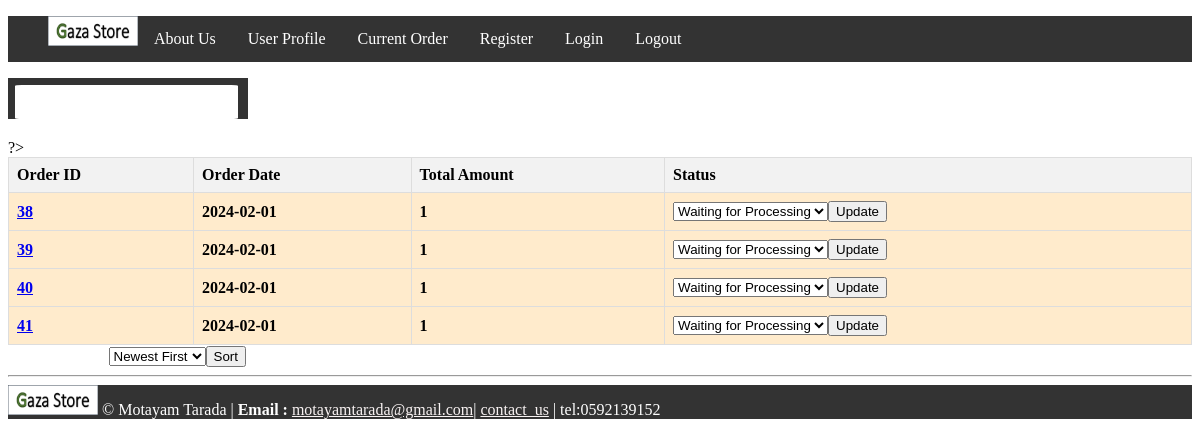
The page /View_Order_Emp.php on the database its author committed.
### tables this page shows
CREATE TABLE `order` (
  `Order Id` int NOT NULL AUTO_INCREMENT,
  `Customer Id` int NOT NULL,
  `Product Id` int NOT NULL,
  `Quantity` int NOT NULL,
  `Total_amount` double NOT NULL,
  `Order_date` date NOT NULL,
  `Status` varchar(45) NOT NULL,
  PRIMARY KEY (`Order Id`),
  KEY `Customer Id_idx` (`Customer Id`),
  KEY `Product Id_idx` (`Product Id`),
  CONSTRAINT `Customer Id` FOREIGN KEY (`Customer Id`) REFERENCES `customer` (`Customer Id`),
  CONSTRAINT `Product Id` FOREIGN KEY (`Product Id`) REFERENCES `product` (`Product Id`)
);

### View_Order_Emp.php (the view, shortened to what this page needs)
<!DOCTYPE html>
<html lang="en">
<head>
    <link rel="stylesheet" href="view_Order_Emp.css">
</head>
<body>
    <?php
    include("nav.php");
    include("dbconfig.in.php");
    try {
        $orderBy = isset($_GET['orderBy']) ? $_GET['orderBy'] : 'DESC';
        $orderStmt = $connect->prepare('SELECT * FROM `order` ORDER BY `Order_date` ' . $orderBy);
        $orderStmt->execute();
        $orderRows = $orderStmt->fetchAll(PDO::FETCH_ASSOC);
        if ($orderRows) {
            echo "<table>";
            echo "<tr><th>Order ID</th><th>Order Date</th><th>Total Amount</th><th>Status</th></tr>";
            foreach ($orderRows as $orderRow) {
                $statusClass = ($orderRow['Status'] == 'waiting for processing') ? 'waiting for processing' : 'shipped';
                echo "<tr class='" . $statusClass . "'>";
                echo "<td><a href='OrderDetalisEmp.php?id=" . $orderRow['Order Id'] . "' target='_blank'>" . $orderRow['Order Id'] . "</a></td>";
                echo "<td>" . $orderRow['Order_date'] . "</td>";
                echo "<td>" . $orderRow['Total_amount'] . "</td>";
                echo "<td>";
                echo "<form method='POST'>";
                echo "<select name='status'>";
                echo "<option value='waiting for processing' " . ($orderRow['Status'] == 'waiting for processing' ? 'selected' : '') . ">Waiting for Processing</option>";
                echo "</select>";
                echo "<input type='submit' name='update_status' value='Update'>";
                echo "</form>";
                echo "</td>";
                echo "</tr>";
            }
            echo "</table>";
            echo "<form action='' method='GET'>";
            echo "<label>Sort by Date: </label>";
            echo "<select name='orderBy'>";
            echo "<option value='DESC' " . ($orderBy == 'DESC' ? 'selected' : '') . ">Newest First</option>";
            echo "</select>";
            echo "<input type='submit' value='Sort'>";
            echo "</form>";
        } else {
            echo "No items in the order";
        }
    } catch (PDOException $e) {
        echo "Error: " . $e->getMessage();
    }
    ?>
</body>
</html>

### view_Order_Emp.css (style rules this page uses)
table { border-collapse: collapse; width: 100%; }
th, td { border: 1px solid #dddddd; text-align: left; padding: 8px; }
th { background-color: #f2f2f2; }
.waiting { font-weight: bold; }
.waiting { font-weight: bold; background-color: #ffebcc; }

### headerFooter.css (style rules this page uses)
.navbar { background-color: #333; overflow: hidden; }
.navbar li { float: left; list-style: none; }
.navbar a { display: block; color: #fff; text-align: center; padding: 14px 16px; text-decoration: none; }
img { width: 90px; height: 30px; }
footer img { width: 90px; height: 30px; }
footer { color: white; background-color: #333; overflow: hidden; }
.email,.cont { color: rgb(248, 242, 242); background-color: transparent; }

### nav.css (style rules this page uses)
label { color: #ffffff; font-size: 18px; margin-bottom: 10px; align-self: flex-start; }

### rows shown on the page
order: Order Id "38", Order_date "2024-02-01", Total_amount "1", status "Waiting for Processing"
order: Order Id "39", Order_date "2024-02-01", Total_amount "1", status "Waiting for Processing"
order: Order Id "40", Order_date "2024-02-01", Total_amount "1", status "Waiting for Processing"
order: Order Id "41", Order_date "2024-02-01", Total_amount "1", status "Waiting for Processing"
